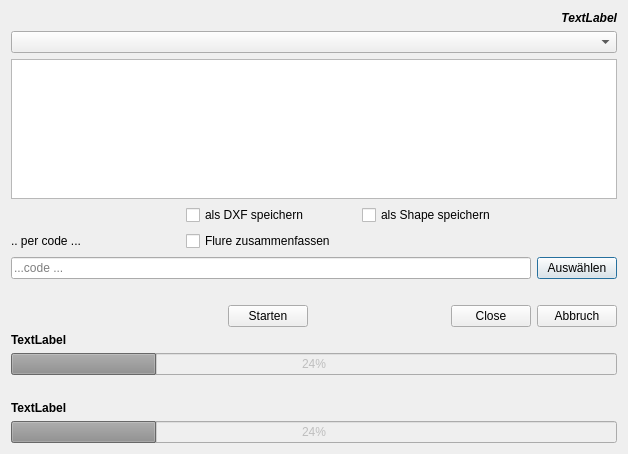
<?xml version="1.0" encoding="UTF-8"?>
<ui version="4.0">
 <class>uiFlurst4SN</class>
 <widget class="QDialog" name="uiFlurst4SN">
  <property name="geometry">
   <rect>
    <x>0</x>
    <y>0</y>
    <width>628</width>
    <height>454</height>
   </rect>
  </property>
  <property name="sizePolicy">
   <sizepolicy hsizetype="Preferred" vsizetype="Preferred">
    <horstretch>0</horstretch>
    <verstretch>0</verstretch>
   </sizepolicy>
  </property>
  <property name="windowTitle">
   <string>...per code..</string>
  </property>
  <layout class="QVBoxLayout" name="verticalLayout_2">
   <item>
    <widget class="QLabel" name="lbGDAL">
     <property name="font">
      <font>
       <weight>75</weight>
       <italic>true</italic>
       <bold>true</bold>
      </font>
     </property>
     <property name="text">
      <string>TextLabel</string>
     </property>
     <property name="alignment">
      <set>Qt::AlignRight|Qt::AlignTrailing|Qt::AlignVCenter</set>
     </property>
    </widget>
   </item>
   <item>
    <layout class="QGridLayout" name="gridLayout">
     <item row="1" column="0">
      <widget class="QTreeWidget" name="objTVGem">
       <property name="enabled">
        <bool>true</bool>
       </property>
       <property name="horizontalScrollBarPolicy">
        <enum>Qt::ScrollBarAlwaysOff</enum>
       </property>
       <property name="dragDropMode">
        <enum>QAbstractItemView::DropOnly</enum>
       </property>
       <attribute name="headerVisible">
        <bool>false</bool>
       </attribute>
       <column>
        <property name="text">
         <string notr="true">1</string>
        </property>
       </column>
      </widget>
     </item>
     <item row="0" column="0">
      <widget class="QComboBox" name="cbLand"/>
     </item>
    </layout>
   </item>
   <item>
    <layout class="QGridLayout" name="gridLayout_2">
     <item row="2" column="0" colspan="3">
      <widget class="QLineEdit" name="txtZielPfad">
       <property name="sizePolicy">
        <sizepolicy hsizetype="Expanding" vsizetype="Fixed">
         <horstretch>2</horstretch>
         <verstretch>0</verstretch>
        </sizepolicy>
       </property>
       <property name="locale">
        <locale language="English" country="UnitedKingdom"/>
       </property>
       <property name="placeholderText">
        <string>...code ...</string>
       </property>
      </widget>
     </item>
     <item row="2" column="3">
      <widget class="QPushButton" name="browseZielPfad">
       <property name="sizePolicy">
        <sizepolicy hsizetype="Fixed" vsizetype="Fixed">
         <horstretch>0</horstretch>
         <verstretch>0</verstretch>
        </sizepolicy>
       </property>
       <property name="locale">
        <locale language="English" country="UnitedKingdom"/>
       </property>
       <property name="text">
        <string>Auswählen</string>
       </property>
      </widget>
     </item>
     <item row="0" column="2">
      <widget class="QCheckBox" name="chkSHP">
       <property name="text">
        <string>als Shape speichern</string>
       </property>
      </widget>
     </item>
     <item row="1" column="1">
      <widget class="QCheckBox" name="chkMergeFlur">
       <property name="text">
        <string>Flure zusammenfassen</string>
       </property>
      </widget>
     </item>
     <item row="0" column="1">
      <widget class="QCheckBox" name="chkDXF">
       <property name="text">
        <string>als DXF speichern</string>
       </property>
      </widget>
     </item>
     <item row="1" column="0">
      <widget class="QLabel" name="lbSave">
       <property name="text">
        <string>.. per code ...</string>
       </property>
      </widget>
     </item>
    </layout>
   </item>
   <item>
    <layout class="QGridLayout" name="gridLayout_3" rowstretch="0">
     <item row="0" column="0">
      <layout class="QVBoxLayout" name="verticalLayout_5"/>
     </item>
    </layout>
   </item>
   <item>
    <layout class="QGridLayout" name="gridLayout_7"/>
   </item>
   <item>
    <layout class="QVBoxLayout" name="verticalLayout_9">
     <item>
      <spacer name="verticalSpacer_2">
       <property name="orientation">
        <enum>Qt::Vertical</enum>
       </property>
       <property name="sizeType">
        <enum>QSizePolicy::Fixed</enum>
       </property>
       <property name="sizeHint" stdset="0">
        <size>
         <width>20</width>
         <height>20</height>
        </size>
       </property>
      </spacer>
     </item>
    </layout>
   </item>
   <item>
    <layout class="QGridLayout" name="gridLayout_8">
     <item row="1" column="1">
      <widget class="QPushButton" name="btnStart">
       <property name="text">
        <string>Starten</string>
       </property>
      </widget>
     </item>
     <item row="1" column="2" alignment="Qt::AlignBottom">
      <widget class="QDialogButtonBox" name="button_box">
       <property name="orientation">
        <enum>Qt::Horizontal</enum>
       </property>
       <property name="standardButtons">
        <set>QDialogButtonBox::Close</set>
       </property>
      </widget>
     </item>
     <item row="1" column="0">
      <spacer name="horizontalSpacer_5">
       <property name="orientation">
        <enum>Qt::Horizontal</enum>
       </property>
       <property name="sizeHint" stdset="0">
        <size>
         <width>0</width>
         <height>0</height>
        </size>
       </property>
      </spacer>
     </item>
     <item row="1" column="3">
      <widget class="QPushButton" name="btnAbbruch">
       <property name="text">
        <string>Abbruch</string>
       </property>
      </widget>
     </item>
     <item row="0" column="2">
      <spacer name="horizontalSpacer_6">
       <property name="orientation">
        <enum>Qt::Horizontal</enum>
       </property>
       <property name="sizeHint" stdset="0">
        <size>
         <width>0</width>
         <height>0</height>
        </size>
       </property>
      </spacer>
     </item>
    </layout>
   </item>
   <item>
    <layout class="QVBoxLayout" name="verticalLayout_3">
     <item>
      <widget class="QLabel" name="lbDatAktion">
       <property name="font">
        <font>
         <weight>75</weight>
         <bold>true</bold>
        </font>
       </property>
       <property name="text">
        <string>TextLabel</string>
       </property>
      </widget>
     </item>
     <item>
      <widget class="QProgressBar" name="pgDatBar">
       <property name="enabled">
        <bool>false</bool>
       </property>
       <property name="value">
        <number>24</number>
       </property>
       <property name="textVisible">
        <bool>true</bool>
       </property>
      </widget>
     </item>
    </layout>
   </item>
   <item>
    <layout class="QGridLayout" name="gridLayout_10">
     <item row="0" column="0">
      <spacer name="horizontalSpacer_7">
       <property name="orientation">
        <enum>Qt::Horizontal</enum>
       </property>
       <property name="sizeHint" stdset="0">
        <size>
         <width>40</width>
         <height>0</height>
        </size>
       </property>
      </spacer>
     </item>
     <item row="0" column="2">
      <spacer name="horizontalSpacer_8">
       <property name="orientation">
        <enum>Qt::Horizontal</enum>
       </property>
       <property name="sizeHint" stdset="0">
        <size>
         <width>40</width>
         <height>0</height>
        </size>
       </property>
      </spacer>
     </item>
     <item row="0" column="1" alignment="Qt::AlignHCenter|Qt::AlignVCenter">
      <widget class="QLabel" name="lbIcon">
       <property name="enabled">
        <bool>true</bool>
       </property>
       <property name="sizePolicy">
        <sizepolicy hsizetype="Fixed" vsizetype="Fixed">
         <horstretch>0</horstretch>
         <verstretch>0</verstretch>
        </sizepolicy>
       </property>
       <property name="maximumSize">
        <size>
         <width>80</width>
         <height>80</height>
        </size>
       </property>
       <property name="text">
        <string/>
       </property>
       <property name="pixmap">
        <pixmap>AnotherDXF2Shape:icon.png</pixmap>
       </property>
       <property name="scaledContents">
        <bool>true</bool>
       </property>
       <property name="alignment">
        <set>Qt::AlignRight|Qt::AlignTop|Qt::AlignTrailing</set>
       </property>
      </widget>
     </item>
    </layout>
   </item>
   <item>
    <layout class="QVBoxLayout" name="verticalLayout">
     <item>
      <widget class="QLabel" name="lbAktion">
       <property name="font">
        <font>
         <weight>75</weight>
         <bold>true</bold>
        </font>
       </property>
       <property name="text">
        <string>TextLabel</string>
       </property>
      </widget>
     </item>
     <item>
      <widget class="QProgressBar" name="pgBar">
       <property name="enabled">
        <bool>false</bool>
       </property>
       <property name="value">
        <number>24</number>
       </property>
       <property name="textVisible">
        <bool>true</bool>
       </property>
      </widget>
     </item>
    </layout>
   </item>
  </layout>
 </widget>
 <resources/>
 <connections>
  <connection>
   <sender>button_box</sender>
   <signal>accepted()</signal>
   <receiver>uiFlurst4SN</receiver>
   <slot>accept()</slot>
   <hints>
    <hint type="sourcelabel">
     <x>20</x>
     <y>20</y>
    </hint>
    <hint type="destinationlabel">
     <x>20</x>
     <y>20</y>
    </hint>
   </hints>
  </connection>
  <connection>
   <sender>button_box</sender>
   <signal>rejected()</signal>
   <receiver>uiFlurst4SN</receiver>
   <slot>reject()</slot>
   <hints>
    <hint type="sourcelabel">
     <x>20</x>
     <y>20</y>
    </hint>
    <hint type="destinationlabel">
     <x>20</x>
     <y>20</y>
    </hint>
   </hints>
  </connection>
 </connections>
</ui>
